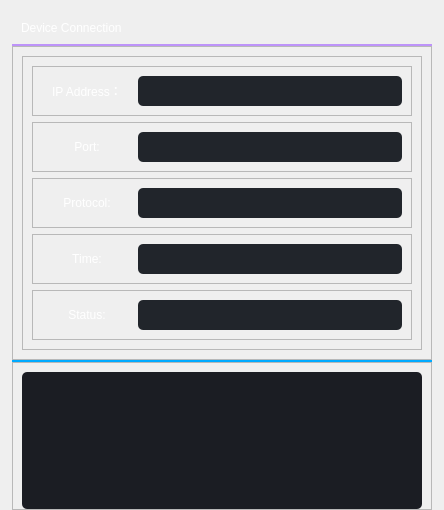
                     <widget class="QWidget" name="deviceConnection">
                      <layout class="QVBoxLayout" name="verticalLayout_37">
                       <property name="spacing">
                        <number>0</number>
                       </property>
                       <property name="leftMargin">
                        <number>12</number>
                       </property>
                       <property name="topMargin">
                        <number>12</number>
                       </property>
                       <property name="rightMargin">
                        <number>12</number>
                       </property>
                       <property name="bottomMargin">
                        <number>0</number>
                       </property>
                       <item>
                        <widget class="QFrame" name="frame_33">
                         <property name="maximumSize">
                          <size>
                           <width>16777215</width>
                           <height>46</height>
                          </size>
                         </property>
                         <property name="styleSheet">
                          <string notr="true">#frame_33 QLabel{
	font:600 14pt &quot;微软雅黑&quot;;
	color:rgb(255,255,255);
}

#frame_33 {
	border-bottom-width:2 px;
	border-bottom-color: rgb(189, 147, 249);
	border-style:solid;
}
</string>
                         </property>
                         <property name="frameShape">
                          <enum>QFrame::Shape::StyledPanel</enum>
                         </property>
                         <property name="frameShadow">
                          <enum>QFrame::Shadow::Raised</enum>
                         </property>
                         <layout class="QVBoxLayout" name="verticalLayout_38">
                          <item>
                           <widget class="QLabel" name="label_21">
                            <property name="text">
                             <string>Device Connection</string>
                            </property>
                           </widget>
                          </item>
                         </layout>
                        </widget>
                       </item>
                       <item>
                        <widget class="QFrame" name="frame_34">
                         <property name="frameShape">
                          <enum>QFrame::Shape::StyledPanel</enum>
                         </property>
                         <property name="frameShadow">
                          <enum>QFrame::Shadow::Raised</enum>
                         </property>
                         <layout class="QVBoxLayout" name="verticalLayout_41">
                          <item alignment="Qt::AlignmentFlag::AlignHCenter|Qt::AlignmentFlag::AlignTop">
                           <widget class="QFrame" name="frame_46">
                            <property name="minimumSize">
                             <size>
                              <width>400</width>
                              <height>0</height>
                             </size>
                            </property>
                            <property name="maximumSize">
                             <size>
                              <width>400</width>
                              <height>16777215</height>
                             </size>
                            </property>
                            <property name="styleSheet">
                             <string notr="true">/* /////////////////////////////////////////////////////////////////////////////////////////////////
PlainTextEdit */
QPlainTextEdit {
	background-color: rgb(27, 29, 35);
	border-radius: 5px;
	padding: 10px;
	selection-color: rgb(255, 255, 255);
	selection-background-color: rgb(255, 121, 198);
}
QPlainTextEdit  QScrollBar:vertical {
    width: 8px;
 }
QPlainTextEdit  QScrollBar:horizontal {
    height: 8px;
 }
QPlainTextEdit:hover {
	border: 2px solid rgb(64, 71, 88);
}
QPlainTextEdit:focus {
	border: 2px solid rgb(91, 101, 124);
}

QLabel{
	color: rgb(255, 255, 255);
	font: 12pt &quot;Microsoft YaHei UI&quot;;
}

QLineEdit {
    background-color: rgb(33, 37, 43);
    border-radius: 5px;
    padding-left: 10px;
    selection-color: rgb(255, 255, 255);
    selection-background-color: rgb(255, 121, 198);
	color: #ffb6c1; /* 淡粉色 */
}

QLineEdit:hover {
    border: 2px solid rgb(64, 71, 88);
}

QLineEdit:focus {
    border: 2px solid rgb(91, 101, 124);
}</string>
                            </property>
                            <property name="frameShape">
                             <enum>QFrame::Shape::StyledPanel</enum>
                            </property>
                            <property name="frameShadow">
                             <enum>QFrame::Shadow::Raised</enum>
                            </property>
                            <layout class="QVBoxLayout" name="verticalLayout_39">
                             <item>
                              <widget class="QFrame" name="frame_47">
                               <property name="minimumSize">
                                <size>
                                 <width>0</width>
                                 <height>50</height>
                                </size>
                               </property>
                               <property name="maximumSize">
                                <size>
                                 <width>16777215</width>
                                 <height>50</height>
                                </size>
                               </property>
                               <property name="frameShape">
                                <enum>QFrame::Shape::StyledPanel</enum>
                               </property>
                               <property name="frameShadow">
                                <enum>QFrame::Shadow::Raised</enum>
                               </property>
                               <layout class="QHBoxLayout" name="horizontalLayout_20">
                                <property name="topMargin">
                                 <number>0</number>
                                </property>
                                <property name="bottomMargin">
                                 <number>0</number>
                                </property>
                                <item>
                                 <widget class="QLabel" name="label_27">
                                  <property name="minimumSize">
                                   <size>
                                    <width>90</width>
                                    <height>0</height>
                                   </size>
                                  </property>
                                  <property name="maximumSize">
                                   <size>
                                    <width>90</width>
                                    <height>16777215</height>
                                   </size>
                                  </property>
                                  <property name="text">
                                   <string>IP Address：</string>
                                  </property>
                                  <property name="alignment">
                                   <set>Qt::AlignmentFlag::AlignCenter</set>
                                  </property>
                                 </widget>
                                </item>
                                <item>
                                 <widget class="QLineEdit" name="ipAddress">
                                  <property name="minimumSize">
                                   <size>
                                    <width>0</width>
                                    <height>30</height>
                                   </size>
                                  </property>
                                  <property name="readOnly">
                                   <bool>true</bool>
                                  </property>
                                 </widget>
                                </item>
                               </layout>
                              </widget>
                             </item>
                             <item>
                              <widget class="QFrame" name="frame_48">
                               <property name="minimumSize">
                                <size>
                                 <width>0</width>
                                 <height>50</height>
                                </size>
                               </property>
                               <property name="maximumSize">
                                <size>
                                 <width>16777215</width>
                                 <height>50</height>
                                </size>
                               </property>
                               <property name="frameShape">
                                <enum>QFrame::Shape::StyledPanel</enum>
                               </property>
                               <property name="frameShadow">
                                <enum>QFrame::Shadow::Raised</enum>
                               </property>
                               <layout class="QHBoxLayout" name="horizontalLayout_27">
                                <property name="topMargin">
                                 <number>0</number>
                                </property>
                                <property name="bottomMargin">
                                 <number>0</number>
                                </property>
                                <item>
                                 <widget class="QLabel" name="label_28">
                                  <property name="minimumSize">
                                   <size>
                                    <width>90</width>
                                    <height>0</height>
                                   </size>
                                  </property>
                                  <property name="maximumSize">
                                   <size>
                                    <width>90</width>
                                    <height>16777215</height>
                                   </size>
                                  </property>
                                  <property name="text">
                                   <string>Port:</string>
                                  </property>
                                  <property name="alignment">
                                   <set>Qt::AlignmentFlag::AlignCenter</set>
                                  </property>
                                 </widget>
                                </item>
                                <item>
                                 <widget class="QLineEdit" name="portNum">
                                  <property name="minimumSize">
                                   <size>
                                    <width>0</width>
                                    <height>30</height>
                                   </size>
                                  </property>
                                  <property name="readOnly">
                                   <bool>true</bool>
                                  </property>
                                 </widget>
                                </item>
                               </layout>
                              </widget>
                             </item>
                             <item>
                              <widget class="QFrame" name="frame_49">
                               <property name="minimumSize">
                                <size>
                                 <width>0</width>
                                 <height>50</height>
                                </size>
                               </property>
                               <property name="maximumSize">
                                <size>
                                 <width>16777215</width>
                                 <height>50</height>
                                </size>
                               </property>
                               <property name="frameShape">
                                <enum>QFrame::Shape::StyledPanel</enum>
                               </property>
                               <property name="frameShadow">
                                <enum>QFrame::Shadow::Raised</enum>
                               </property>
                               <layout class="QHBoxLayout" name="horizontalLayout_29">
                                <property name="topMargin">
                                 <number>0</number>
                                </property>
                                <property name="bottomMargin">
                                 <number>0</number>
                                </property>
                                <item>
                                 <widget class="QLabel" name="label_30">
                                  <property name="minimumSize">
                                   <size>
                                    <width>90</width>
                                    <height>0</height>
                                   </size>
                                  </property>
                                  <property name="maximumSize">
                                   <size>
                                    <width>90</width>
                                    <height>16777215</height>
                                   </size>
                                  </property>
                                  <property name="text">
                                   <string>Protocol:</string>
                                  </property>
                                  <property name="alignment">
                                   <set>Qt::AlignmentFlag::AlignCenter</set>
                                  </property>
                                 </widget>
                                </item>
                                <item>
                                 <widget class="QLineEdit" name="protocol">
                                  <property name="minimumSize">
                                   <size>
                                    <width>0</width>
                                    <height>30</height>
                                   </size>
                                  </property>
                                  <property name="text">
                                   <string/>
                                  </property>
                                  <property name="readOnly">
                                   <bool>true</bool>
                                  </property>
                                 </widget>
                                </item>
                               </layout>
                              </widget>
                             </item>
                             <item>
                              <widget class="QFrame" name="frame_50">
                               <property name="minimumSize">
                                <size>
                                 <width>0</width>
                                 <height>50</height>
                                </size>
                               </property>
                               <property name="maximumSize">
                                <size>
                                 <width>16777215</width>
                                 <height>50</height>
                                </size>
                               </property>
                               <property name="frameShape">
                                <enum>QFrame::Shape::StyledPanel</enum>
                               </property>
                               <property name="frameShadow">
                                <enum>QFrame::Shadow::Raised</enum>
                               </property>
                               <layout class="QHBoxLayout" name="horizontalLayout_30">
                                <property name="topMargin">
                                 <number>0</number>
                                </property>
                                <property name="bottomMargin">
                                 <number>0</number>
                                </property>
                                <item>
                                 <widget class="QLabel" name="label_31">
                                  <property name="minimumSize">
                                   <size>
                                    <width>90</width>
                                    <height>0</height>
                                   </size>
                                  </property>
                                  <property name="maximumSize">
                                   <size>
                                    <width>90</width>
                                    <height>16777215</height>
                                   </size>
                                  </property>
                                  <property name="text">
                                   <string>Time:</string>
                                  </property>
                                  <property name="alignment">
                                   <set>Qt::AlignmentFlag::AlignCenter</set>
                                  </property>
                                 </widget>
                                </item>
                                <item>
                                 <widget class="QLineEdit" name="connectionTime">
                                  <property name="minimumSize">
                                   <size>
                                    <width>0</width>
                                    <height>30</height>
                                   </size>
                                  </property>
                                  <property name="readOnly">
                                   <bool>true</bool>
                                  </property>
                                 </widget>
                                </item>
                               </layout>
                              </widget>
                             </item>
                             <item>
                              <widget class="QFrame" name="frame_51">
                               <property name="minimumSize">
                                <size>
                                 <width>0</width>
                                 <height>50</height>
                                </size>
                               </property>
                               <property name="maximumSize">
                                <size>
                                 <width>16777215</width>
                                 <height>50</height>
                                </size>
                               </property>
                               <property name="frameShape">
                                <enum>QFrame::Shape::StyledPanel</enum>
                               </property>
                               <property name="frameShadow">
                                <enum>QFrame::Shadow::Raised</enum>
                               </property>
                               <layout class="QHBoxLayout" name="horizontalLayout_31">
                                <property name="topMargin">
                                 <number>0</number>
                                </property>
                                <property name="bottomMargin">
                                 <number>0</number>
                                </property>
                                <item>
                                 <widget class="QLabel" name="label_32">
                                  <property name="minimumSize">
                                   <size>
                                    <width>90</width>
                                    <height>0</height>
                                   </size>
                                  </property>
                                  <property name="maximumSize">
                                   <size>
                                    <width>90</width>
                                    <height>16777215</height>
                                   </size>
                                  </property>
                                  <property name="text">
                                   <string>Status:</string>
                                  </property>
                                  <property name="alignment">
                                   <set>Qt::AlignmentFlag::AlignCenter</set>
                                  </property>
                                 </widget>
                                </item>
                                <item>
                                 <widget class="QLineEdit" name="connectionStatus">
                                  <property name="minimumSize">
                                   <size>
                                    <width>0</width>
                                    <height>30</height>
                                   </size>
                                  </property>
                                  <property name="readOnly">
                                   <bool>true</bool>
                                  </property>
                                 </widget>
                                </item>
                               </layout>
                              </widget>
                             </item>
                            </layout>
                           </widget>
                          </item>
                         </layout>
                        </widget>
                       </item>
                       <item>
                        <widget class="QFrame" name="frame_35">
                         <property name="maximumSize">
                          <size>
                           <width>16777215</width>
                           <height>150</height>
                          </size>
                         </property>
                         <property name="styleSheet">
                          <string notr="true">/* /////////////////////////////////////////////////////////////////////////////////////////////////
PlainTextEdit */
QPlainTextEdit {
	background-color: rgb(27, 29, 35);
	border-radius: 5px;
	padding: 10px;
	selection-color: rgb(255, 255, 255);
	selection-background-color: rgb(255, 121, 198);
}
QPlainTextEdit  QScrollBar:vertical {
    width: 8px;
 }
QPlainTextEdit  QScrollBar:horizontal {
    height: 8px;
 }
QPlainTextEdit:hover {
	border: 2px solid rgb(64, 71, 88);
}
QPlainTextEdit:focus {
	border: 2px solid rgb(91, 101, 124);
}

/* /////////////////////////////////////////////////////////////////////////////////////////////////
ScrollBars */
QScrollBar:horizontal {
    border: none;
    background: rgb(52, 59, 72);
    height: 8px;
    margin: 0px 21px 0 21px;
	border-radius: 0px;
}
QScrollBar::handle:horizontal {
    background: rgb(189, 147, 249);
    min-width: 25px;
	border-radius: 4px
}
QScrollBar::add-line:horizontal {
    border: none;
    background: rgb(55, 63, 77);
    width: 20px;
	border-top-right-radius: 4px;
    border-bottom-right-radius: 4px;
    subcontrol-position: right;
    subcontrol-origin: margin;
}
QScrollBar::sub-line:horizontal {
    border: none;
    background: rgb(55, 63, 77);
    width: 20px;
	border-top-left-radius: 4px;
    border-bottom-left-radius: 4px;
    subcontrol-position: left;
    subcontrol-origin: margin;
}
QScrollBar::up-arrow:horizontal, QScrollBar::down-arrow:horizontal
{
     background: none;
}
QScrollBar::add-page:horizontal, QScrollBar::sub-page:horizontal
{
     background: none;
}
 QScrollBar:vertical {
	border: none;
    background: rgb(52, 59, 72);
    width: 8px;
    margin: 21px 0 21px 0;
	border-radius: 0px;
 }
 QScrollBar::handle:vertical {	
	background: rgb(189, 147, 249);
    min-height: 25px;
	border-radius: 4px
 }
 QScrollBar::add-line:vertical {
     border: none;
    background: rgb(55, 63, 77);
     height: 20px;
	border-bottom-left-radius: 4px;
    border-bottom-right-radius: 4px;
     subcontrol-position: bottom;
     subcontrol-origin: margin;
 }
 QScrollBar::sub-line:vertical {
	border: none;
    background: rgb(55, 63, 77);
     height: 20px;
	border-top-left-radius: 4px;
    border-top-right-radius: 4px;
     subcontrol-position: top;
     subcontrol-origin: margin;
 }
 QScrollBar::up-arrow:vertical, QScrollBar::down-arrow:vertical {
     background: none;
 }

 QScrollBar::add-page:vertical, QScrollBar::sub-page:vertical {
     background: none;
 }

#frame_35 {
	border-top-width:2 px;
	border-top-color: rgb(0, 170, 255);
	border-style:solid;
}</string>
                         </property>
                         <property name="frameShape">
                          <enum>QFrame::Shape::StyledPanel</enum>
                         </property>
                         <property name="frameShadow">
                          <enum>QFrame::Shadow::Raised</enum>
                         </property>
                         <layout class="QHBoxLayout" name="horizontalLayout_17">
                          <property name="spacing">
                           <number>0</number>
                          </property>
                          <property name="leftMargin">
                           <number>0</number>
                          </property>
                          <property name="topMargin">
                           <number>0</number>
                          </property>
                          <property name="rightMargin">
                           <number>0</number>
                          </property>
                          <property name="bottomMargin">
                           <number>0</number>
                          </property>
                          <item>
                           <widget class="QFrame" name="frame_37">
                            <property name="frameShape">
                             <enum>QFrame::Shape::StyledPanel</enum>
                            </property>
                            <property name="frameShadow">
                             <enum>QFrame::Shadow::Raised</enum>
                            </property>
                            <layout class="QHBoxLayout" name="horizontalLayout_18">
                             <property name="bottomMargin">
                              <number>0</number>
                             </property>
                             <item>
                              <widget class="QTextEdit" name="connectionPrompt">
                               <property name="styleSheet">
                                <string notr="true">    QTextEdit {
        background-color: rgb(27, 29, 35);
        border-radius: 5px;
        padding: 10px;
        selection-color: rgb(255, 255, 255);
        selection-background-color: rgb(255, 121, 198);
        color: white;
        font-size: 10pt;
        font-family: &quot;Segoe UI&quot;, &quot;Microsoft YaHei UI&quot;;
    }
    QTextEdit:hover {
        border: 2px solid rgb(64, 71, 88);
    }
    QTextEdit:focus {
        border: 2px solid rgb(91, 101, 124);
    }

    QTextEdit QScrollBar:vertical {
        width: 8px;
    }
    QTextEdit QScrollBar:horizontal {
        height: 8px;
    }</string>
                               </property>
                               <property name="readOnly">
                                <bool>true</bool>
                               </property>
                               <property name="html">
                                <string>&lt;!DOCTYPE HTML PUBLIC &quot;-//W3C//DTD HTML 4.0//EN&quot; &quot;http://www.w3.org/TR/REC-html40/strict.dtd&quot;&gt;
&lt;html&gt;&lt;head&gt;&lt;meta name=&quot;qrichtext&quot; content=&quot;1&quot; /&gt;&lt;meta charset=&quot;utf-8&quot; /&gt;&lt;style type=&quot;text/css&quot;&gt;
p, li { white-space: pre-wrap; }
hr { height: 1px; border-width: 0; }
li.unchecked::marker { content: &quot;\2610&quot;; }
li.checked::marker { content: &quot;\2612&quot;; }
&lt;/style&gt;&lt;/head&gt;&lt;body style=&quot; font-family:'Segoe UI','Microsoft YaHei UI'; font-size:10pt; font-weight:400; font-style:normal;&quot;&gt;
&lt;p style=&quot;-qt-paragraph-type:empty; margin-top:0px; margin-bottom:0px; margin-left:0px; margin-right:0px; -qt-block-indent:0; text-indent:0px;&quot;&gt;&lt;br /&gt;&lt;/p&gt;&lt;/body&gt;&lt;/html&gt;</string>
                               </property>
                              </widget>
                             </item>
                            </layout>
                           </widget>
                          </item>
                         </layout>
                        </widget>
                       </item>
                      </layout>
                     </widget>
